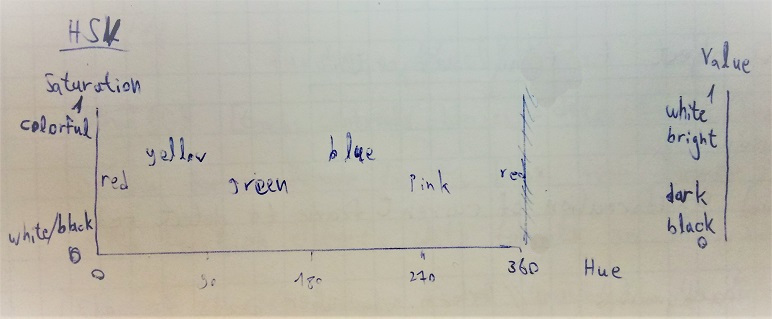
%> input picture Images/HSV chart.jpg, 772 x 319 px
$ octave --eval "result = red_enhancement(imread('../../Images/HSV chart.jpg'));"   (GNU Octave 9; MATLAB toolbox functions it lacks are replaced by stand-ins)
%> lines starting %> are read from the running program, lines starting %| are printed output that depends on the picture
function [RGBgained_redColorMasked] = red_enhancement(frame)
% Red color enhancment based on HSV color space manipulation
% Input:
% frame - Current frame of RGB image.
%
% Output:
% redEnhancedFrame - RGB image of red channel with leveled red colors.

global  Static

% HSV transform
HSV = rgb2hsv(frame);
%> HSV: size 319x772x3 double; mean H, S, V 0.208, 0.0935, 0.733

% Substituting seperated channels
H = HSV(:,:,1);
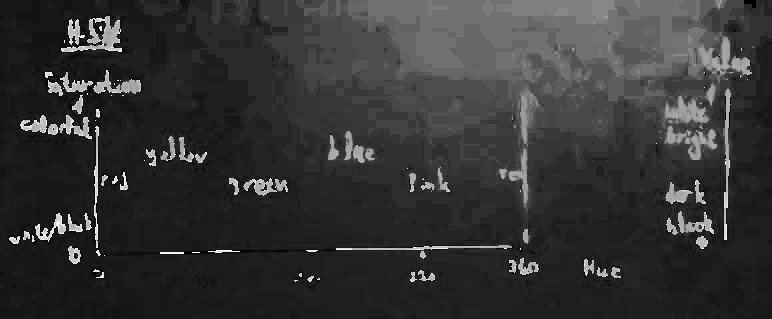
%> H: size 319x772 double; min 0, max 0.99, mean 0.208
S = HSV(:,:,2);
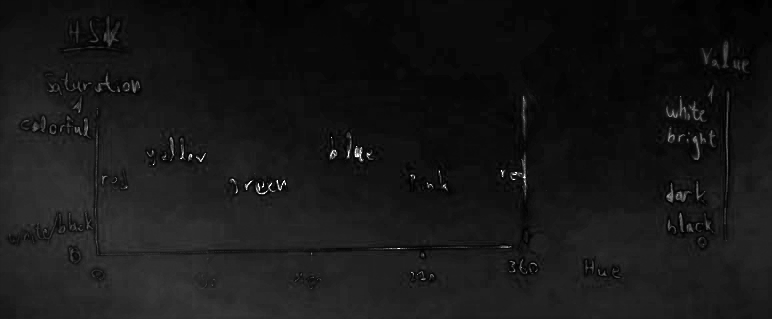
%> S: size 319x772 double; min 0, max 1, mean 0.0935
V = HSV(:,:,3);
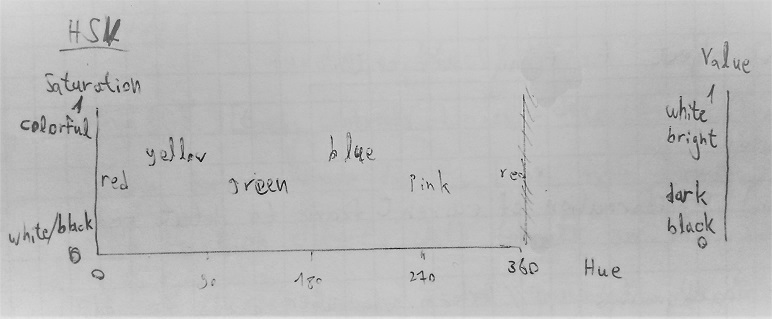
%> V: size 319x772 double; min 0.0353, max 0.996, mean 0.733

%% Filter HSV channels
%
% Filter non red colors
%> (the run ends here)
